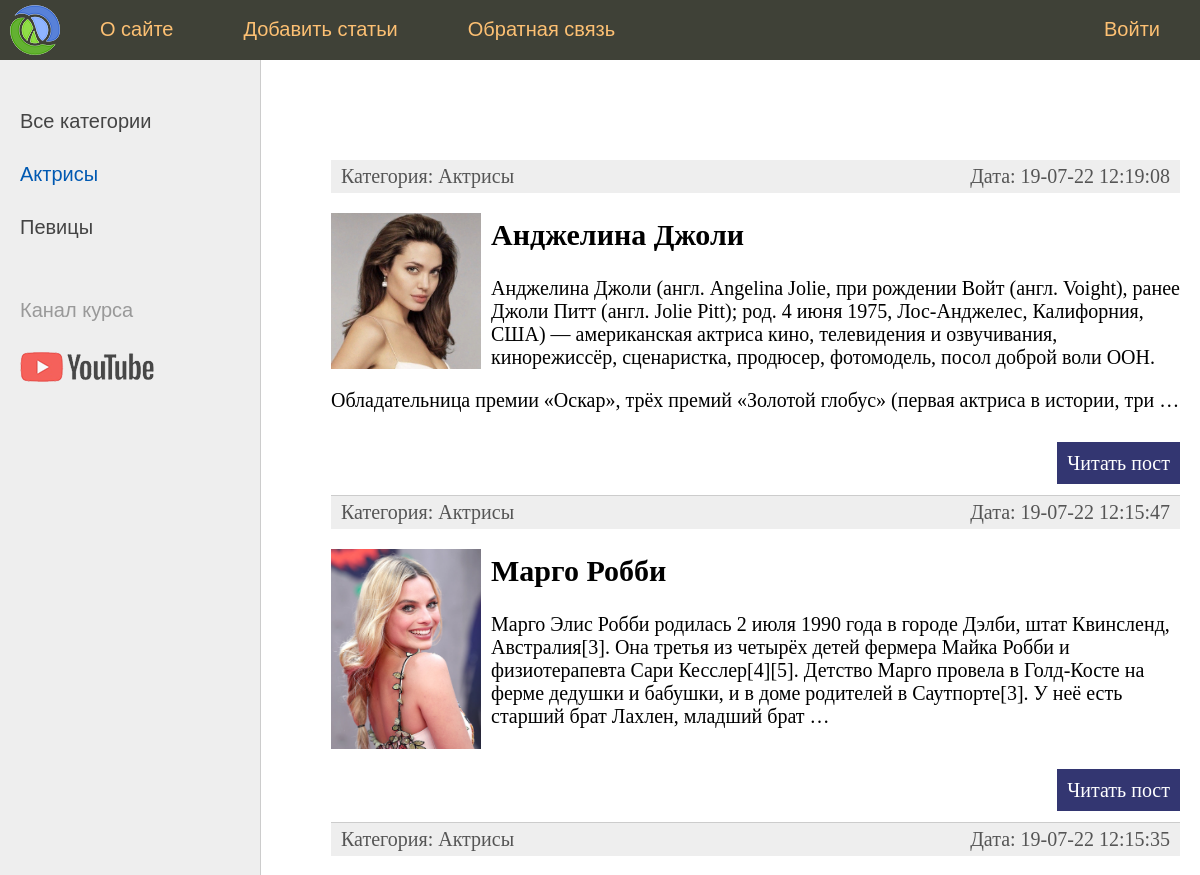
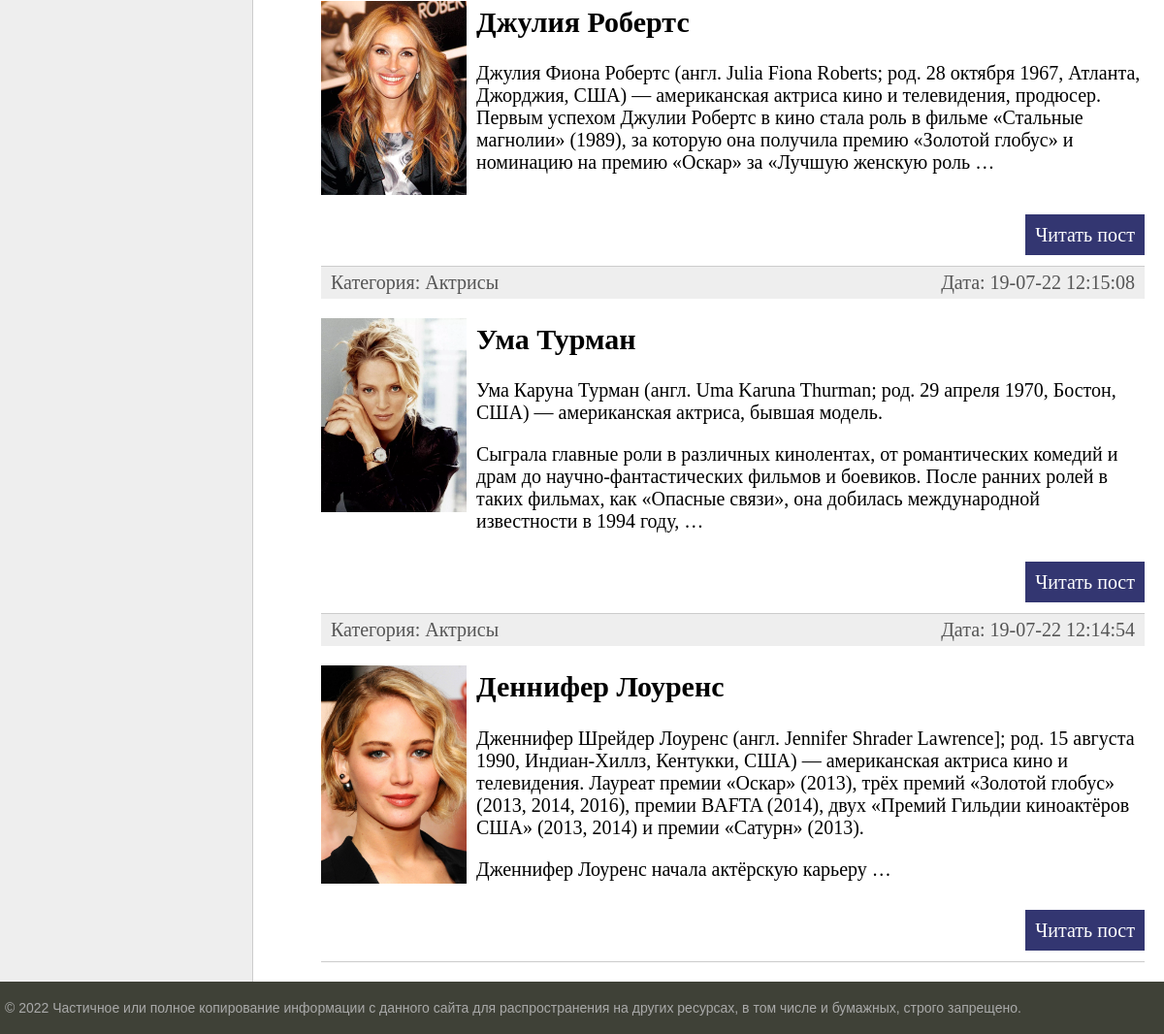
Page /category/1/ on the committed database (2 pictures, top to bottom).
### women/models.py (models this page shows, shortened)
class Category(models.Model):
    name = models.CharField(max_length=100, db_index=True, verbose_name = 'Категория')
    def get_absolute_url(self):
        return reverse('category', kwargs={'cat_id': self.pk})
    class Meta:
        verbose_name = 'Категория'
        verbose_name_plural = 'Категории'
        ordering = ['name']

class Women(models.Model):
    title = models.CharField(max_length=255, verbose_name='Заголовок')
    content = models.TextField(blank=True, verbose_name='Текст статьи')
    photo = models.ImageField(upload_to='photos/%Y/%m/%d/', verbose_name='Фото')
    time_create = models.DateTimeField(auto_now_add=True, verbose_name='Время создания')
    time_update = models.DateTimeField(auto_now=True, verbose_name='Последнее изменение')
    is_published = models.BooleanField(default=True, verbose_name='Публикация')
    cat = models.ForeignKey('Category', on_delete=models.PROTECT, null=True, verbose_name='Категории')
    def get_absolute_url(self):
        return reverse('post', kwargs={'post_id': self.pk})
    class Meta:
        verbose_name = 'Известные женщины'
        verbose_name_plural = 'Известные женщины'
        ordering = ['-time_update', 'title']

### women/views.py (the view)
# urls.py: path('category/<int:cat_id>/', show_category, name='category')
def show_category(request, cat_id):
    posts = Women.objects.filter(cat_id=cat_id)
    cats = Category.objects.all()
    if len(posts) == 0:
        raise Http404()
    context = {
        'posts': posts,
        'cats': cats,
        'menu': menu,
        'title': 'Отображение по категориям',
        'cat_selected': cat_id
    }
    return render(request, 'women/index.html', context=context)

### women/templates/women/index.html (shortened to what this page needs)
{% extends 'women/base.html' %}
{% block content %}
<ul class="list-articles">
	{% for p in posts %}
			<li>
				<div class="article-panel">
					<p class="first">Категория: {{p.cat.name}}</p>
					<p class="last">Дата: {{p.time_update|date:"d-m-y H:i:s"}}</p>
				</div>
				{% if p.photo %}
					<p><img class="img-article-left thumb" src="{{p.photo.url}}" alt="{{p.title}}"></p>
				{% endif %}
				<h2>{{p.title}}</h2>
				{% autoescape on %}
				{{p.content|linebreaks|truncatewords:50}}
				{% endautoescape %}
				<p class="link-read-post"><a href="{{ p.get_absolute_url }}">Читать пост</a></p>
			</li>
	{% endfor %}
</ul>
{% endblock %}

### women/templates/women/base.html (shortened to what this page needs)
{% load static %}
<!DOCTYPE html>
<html>
<head>
	<link type="text/css" href="{% static 'women/css/styles.css' %}" rel="stylesheet" />
</head>
<body>
<table class="table-page" border=0 cellpadding="0" cellspacing="0">
<tr><td valign=top>
{% block mainmenu %}
		<div class="header">
			<ul id="mainmenu" class="mainmenu">
			<li class="logo"><a href="{% url 'home' %}"><div class="logo"></div></a></li>
{% for m in menu %}
	{% if not forloop.last %}
			<li><a href="{% url m.url_name %}">{{m.title}}</a></li>
	{% else %}
			<li class="last"><a href="{% url m.url_name %}">{{m.title}}</a></li>
	{% endif %}
{% endfor %}
			</ul>
		</div>
{% endblock mainmenu %}
<table class="table-content" border=0 cellpadding="0" cellspacing="0">
<tr>
	<td valign="top" class="left-chapters">
	<ul id="leftchapters">
{% if cat_selected == 0 %}
		<li class="selected">Все категории</li>
{% else %}
		<li><a href="{% url 'home' %}">Все категории</a></li>
{% endif %}
{% for c in cats %}
	{% if c.pk == cat_selected %}
		<li class="selected">{{c.name}}</li>
	{% else %}
		<li><a href="{{ c.get_absolute_url }}">{{c.name}}</a></li>
	{% endif %}
{% endfor %}
		<li class="share">
		<p>Канал курса</p>
		<a class="share-yt" href="https://www.youtube.com/channel/UClJzWfGWuGJL2t-3dYKcHTA/playlists" target="_blank" rel="nofollow"></a>
		</li>
	</ul>
</td>
<td valign="top" class="content">
	<div class="content-text">
{% block content %}
{% endblock %}
	</div>
</td></tr></table>
</td></tr>
<tr><td valign=top>
	<div id="footer">
		<p>&copy; 2022 Частичное или полное копирование информации с данного сайта для распространения на других ресурсах, в том числе и бумажных, строго запрещено.</p>
	</div>
</td></tr></table>
</body>
</html>

### women/static/women/css/styles.css (style rules this page uses)
html, body { font-family: 'Arial'; margin: 0; padding: 0; height: 100%; width: 100%; color: #444; }
a { color: #0059b2; text-decoration: none; }
img { max-width: 600px; height: auto; }
img.img-article-left { max-width: 300px; height: auto; float: left; padding: 0 10px 10px 0; }
img.img-article-left.thumb { max-width: 150px; height: auto; }
p.link-read-post { text-align: right; }
p.link-read-post a { padding: 10px; min-width: 100px; background: #333671; color: #fff; text-decoration: none; }
div.article-panel { background: #eee; padding: 5px 10px 5px 10px; box-sizing border-box; overflow: hidden; color: #555; }
div.article-panel p.first { margin: 0; float: left; }
div.article-panel p.last { margin: 0; float: right; }
ul.list-articles { list-style: none; margin: 0; padding: 0; }
ul.list-articles li { border-bottom: 1px solid #ccc; }
.table-page { width: 100%; height: 100%; vertical-align: top; }
.table-page tr { height: 100%; }
.header { background: #3F4137; height: 60px; }
.logo { background: url('../images/logo.png') no-repeat 10px 5px; width: 70px; height: 60px; }
ul.mainmenu { list-style: none; margin: 0; padding: 0; height: 60px; color: #fdc073; font-size: 20px; overflow: hidden; }
ul.mainmenu li { float: left; margin: 18px 40px 0 30px; }
ul.mainmenu li.logo { margin: 0; }
ul.mainmenu li.last { float: right; }
ul.mainmenu li a { color: #fdc073; text-decoration: none; }
.table-content { width: 100%; min-height: 100%; height: 100%; }
.left-chapters { margin: 0; background: #eee; border-right: 1px solid #ccc; min-height: 100%; }
.left-chapters ul { width: 230px; min-height: 100%; margin: 0; padding: 20px 10px 10px 20px; list-style: none; font-size: 20px; }
.left-chapters ul li { margin: 30px 0 0 0; color: #999; }
.left-chapters ul li.selected { color: #0059b2; }
.left-chapters ul li a { color: #444; text-decoration: none; }
.left-chapters ul li.share { margin: 60px 0 0 0; }
.left-chapters ul li.share p { margin: 30px 0 30px 0; }
.left-chapters ul li.share a { display: inline-block; width: 40px; height: 40px; margin: 0 20px 0 0; }
.left-chapters ul li.share a.share-yt { width: 100%; height: 30px; background: url('../images/share_yt.png') no-repeat 0 0 }
.content { padding: 40px 20px 20px 40px; width: 100%; box-sizing: border-box; }
.content-text { margin: 60px 0 0 30px; color: #000; font-size: 20px; font-family: Yandex Sans Display Light; }
#footer { box-sizing: border-box; background: #3F4137; padding: 5px; color: #aaa; font-size: 14px; font-family: Verdana, Geneva, Arial, Helvetica; text-align: left; overflow: hidden; }

### rows in the picture
Category: name "Актрисы"
Category: name "Певицы"
Women: cat.name "Актрисы", time_update "19-07-22 12:19:08", photo (picture), title "Анджелина Джоли", content "Анджелина Джоли (англ. Angelina Jolie, при рождении Войт (англ. Voight), ранее Джоли Питт (англ. Jolie Pitt); род. 4 июня 1975, Лос-Анджелес, Калифорния, США) — американская актриса кино, телевидения и озвучивания, кинорежиссёр, сценаристка, продюсер, фотомодель, посол доброй воли ООН. Обладательница премии «Оскар», трёх премий «Золотой глобус» (первая актриса в истории, три …"
Women: cat.name "Актрисы", time_update "19-07-22 12:15:47", photo (picture), title "Марго Робби", content "Марго Элис Робби родилась 2 июля 1990 года в городе Дэлби, штат Квинсленд, Австралия[3]. Она третья из четырёх детей фермера Майка Робби и физиотерапевта Сари Кесслер[4][5]. Детство Марго провела в Голд-Косте на ферме дедушки и бабушки, и в доме родителей в Саутпорте[3]. У неё есть старший брат Лахлен, младший брат …"
Women: cat.name "Актрисы", time_update "19-07-22 12:15:35", photo (picture), title "Джулия Робертс", content "Джулия Фиона Робертс (англ. Julia Fiona Roberts; род. 28 октября 1967, Атланта, Джорджия, США) — американская актриса кино и телевидения, продюсер. Первым успехом Джулии Робертс в кино стала роль в фильме «Стальные магнолии» (1989), за которую она получила премию «Золотой глобус» и номинацию на премию «Оскар» за «Лучшую женскую роль …"
Women: cat.name "Актрисы", time_update "19-07-22 12:15:08", photo (picture), title "Ума Турман", content "Ума Каруна Турман (англ. Uma Karuna Thurman; род. 29 апреля 1970, Бостон, США) — американская актриса, бывшая модель. Сыграла главные роли в различных кинолентах, от романтических комедий и драм до научно-фантастических фильмов и боевиков. После ранних ролей в таких фильмах, как «Опасные связи», она добилась международной известности в 1994 году, …"
Women: cat.name "Актрисы", time_update "19-07-22 12:14:54", photo (picture), title "Деннифер Лоуренс", content "Дженнифер Шрейдер Лоуренс (англ. Jennifer Shrader Lawrence]; род. 15 августа 1990, Индиан-Хиллз, Кентукки, США) — американская актриса кино и телевидения. Лауреат премии «Оскар» (2013), трёх премий «Золотой глобус» (2013, 2014, 2016), премии BAFTA (2014), двух «Премий Гильдии киноактёров США» (2013, 2014) и премии «Сатурн» (2013). Дженнифер Лоуренс начала актёрскую карьеру …"

### other values in the picture
{{ m.title }} "О сайте" "Добавить статьи" "Обратная связь"
{{ m.title }} "Войти"
